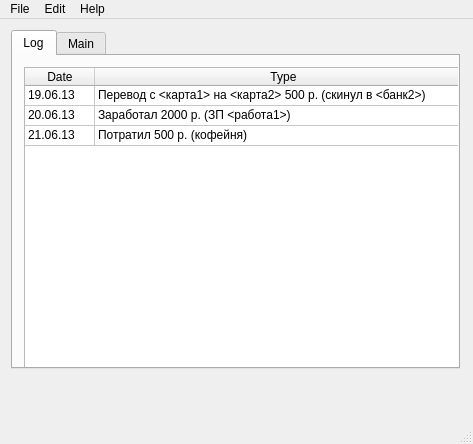
<?xml version="1.0" encoding="UTF-8"?>
<ui version="4.0">
 <class>FinanceManagerView</class>
 <widget class="QMainWindow" name="FinanceManagerView">
  <property name="geometry">
   <rect>
    <x>0</x>
    <y>0</y>
    <width>473</width>
    <height>444</height>
   </rect>
  </property>
  <property name="minimumSize">
   <size>
    <width>0</width>
    <height>0</height>
   </size>
  </property>
  <property name="maximumSize">
   <size>
    <width>16777215</width>
    <height>16777215</height>
   </size>
  </property>
  <property name="windowTitle">
   <string>Сoncierge: Finance</string>
  </property>
  <widget class="QWidget" name="centralWidget">
   <widget class="QWidget" name="verticalLayoutWidget">
    <property name="geometry">
     <rect>
      <x>0</x>
      <y>0</y>
      <width>471</width>
      <height>361</height>
     </rect>
    </property>
    <layout class="QVBoxLayout" name="mainLayout">
     <item>
      <widget class="QTabWidget" name="tabWidget">
       <property name="layoutDirection">
        <enum>Qt::LeftToRight</enum>
       </property>
       <property name="tabPosition">
        <enum>QTabWidget::North</enum>
       </property>
       <property name="currentIndex">
        <number>0</number>
       </property>
       <widget class="QWidget" name="tabLog">
        <attribute name="title">
         <string>Log</string>
        </attribute>
        <widget class="QWidget" name="verticalLayoutWidget_3">
         <property name="geometry">
          <rect>
           <x>0</x>
           <y>0</y>
           <width>471</width>
           <height>331</height>
          </rect>
         </property>
         <layout class="QVBoxLayout" name="vLayStatistic">
          <item>
           <widget class="QTableWidget" name="tableWidget">
            <property name="selectionBehavior">
             <enum>QAbstractItemView::SelectRows</enum>
            </property>
            <attribute name="horizontalHeaderDefaultSectionSize">
             <number>70</number>
            </attribute>
            <attribute name="horizontalHeaderHighlightSections">
             <bool>false</bool>
            </attribute>
            <attribute name="horizontalHeaderStretchLastSection">
             <bool>true</bool>
            </attribute>
            <attribute name="verticalHeaderVisible">
             <bool>false</bool>
            </attribute>
            <attribute name="verticalHeaderDefaultSectionSize">
             <number>20</number>
            </attribute>
            <attribute name="verticalHeaderHighlightSections">
             <bool>false</bool>
            </attribute>
            <row>
             <property name="text">
              <string>New Row</string>
             </property>
            </row>
            <row>
             <property name="text">
              <string>New Row</string>
             </property>
            </row>
            <row>
             <property name="text">
              <string>New Row</string>
             </property>
            </row>
            <column>
             <property name="text">
              <string>Date</string>
             </property>
            </column>
            <column>
             <property name="text">
              <string>Type</string>
             </property>
            </column>
            <item row="0" column="0">
             <property name="text">
              <string>19.06.13</string>
             </property>
            </item>
            <item row="0" column="1">
             <property name="text">
              <string>Перевод с &lt;карта1&gt; на &lt;карта2&gt; 500 р. (скинул в &lt;банк2&gt;)</string>
             </property>
            </item>
            <item row="1" column="0">
             <property name="text">
              <string>20.06.13</string>
             </property>
            </item>
            <item row="1" column="1">
             <property name="text">
              <string>Заработал 2000 р. (ЗП &lt;работа1&gt;)</string>
             </property>
            </item>
            <item row="2" column="0">
             <property name="text">
              <string>21.06.13</string>
             </property>
            </item>
            <item row="2" column="1">
             <property name="text">
              <string>Потратил 500 р. (кофейня)</string>
             </property>
            </item>
           </widget>
          </item>
         </layout>
        </widget>
       </widget>
       <widget class="QWidget" name="tabMian">
        <attribute name="title">
         <string>Main</string>
        </attribute>
        <widget class="QWidget" name="horizontalLayoutWidget">
         <property name="geometry">
          <rect>
           <x>10</x>
           <y>10</y>
           <width>441</width>
           <height>311</height>
          </rect>
         </property>
         <layout class="QHBoxLayout" name="horizontalLayout">
          <item>
           <widget class="QGroupBox" name="gbAccounts">
            <property name="title">
             <string>Счета</string>
            </property>
            <widget class="QWidget" name="formLayoutWidget">
             <property name="geometry">
              <rect>
               <x>10</x>
               <y>20</y>
               <width>181</width>
               <height>268</height>
              </rect>
             </property>
             <layout class="QFormLayout" name="fLayAccounts">
              <property name="fieldGrowthPolicy">
               <enum>QFormLayout::AllNonFixedFieldsGrow</enum>
              </property>
              <item row="0" column="0">
               <widget class="QLabel" name="label_3">
                <property name="text">
                 <string>Наличка</string>
                </property>
               </widget>
              </item>
              <item row="0" column="1">
               <widget class="QProgressBar" name="progressBar">
                <property name="value">
                 <number>24</number>
                </property>
                <property name="textVisible">
                 <bool>true</bool>
                </property>
                <property name="format">
                 <string notr="true">%v р.</string>
                </property>
               </widget>
              </item>
              <item row="1" column="0">
               <widget class="QLabel" name="label_2">
                <property name="text">
                 <string>Карта 1</string>
                </property>
               </widget>
              </item>
              <item row="1" column="1">
               <widget class="QProgressBar" name="progressBar_2">
                <property name="value">
                 <number>24</number>
                </property>
                <property name="format">
                 <string notr="true">%v р.</string>
                </property>
               </widget>
              </item>
              <item row="2" column="0">
               <widget class="QLabel" name="label_4">
                <property name="text">
                 <string>Карта 2</string>
                </property>
               </widget>
              </item>
              <item row="2" column="1">
               <widget class="QProgressBar" name="progressBar_3">
                <property name="value">
                 <number>24</number>
                </property>
                <property name="format">
                 <string notr="true">%v р.</string>
                </property>
               </widget>
              </item>
              <item row="3" column="0">
               <widget class="QLabel" name="label_5">
                <property name="text">
                 <string>Карта 3</string>
                </property>
               </widget>
              </item>
              <item row="3" column="1">
               <widget class="QProgressBar" name="progressBar_4">
                <property name="value">
                 <number>8</number>
                </property>
                <property name="format">
                 <string notr="true">%v р.</string>
                </property>
               </widget>
              </item>
              <item row="4" column="0">
               <widget class="QLabel" name="label_6">
                <property name="text">
                 <string>Карта 4</string>
                </property>
               </widget>
              </item>
              <item row="4" column="1">
               <widget class="QProgressBar" name="progressBar_5">
                <property name="value">
                 <number>24</number>
                </property>
                <property name="format">
                 <string notr="true">%v р.</string>
                </property>
               </widget>
              </item>
              <item row="5" column="0">
               <widget class="QLabel" name="label_7">
                <property name="text">
                 <string>Карта 5</string>
                </property>
               </widget>
              </item>
              <item row="5" column="1">
               <widget class="QProgressBar" name="progressBar_6">
                <property name="value">
                 <number>24</number>
                </property>
                <property name="format">
                 <string notr="true">%v р.</string>
                </property>
               </widget>
              </item>
              <item row="6" column="0">
               <widget class="QLabel" name="label_8">
                <property name="text">
                 <string>Вклад 1</string>
                </property>
               </widget>
              </item>
              <item row="6" column="1">
               <widget class="QProgressBar" name="progressBar_7">
                <property name="value">
                 <number>50</number>
                </property>
                <property name="format">
                 <string notr="true">%v р.</string>
                </property>
               </widget>
              </item>
              <item row="7" column="0">
               <widget class="QLabel" name="label_9">
                <property name="text">
                 <string>Вклад 2</string>
                </property>
               </widget>
              </item>
              <item row="7" column="1">
               <widget class="QProgressBar" name="progressBar_8">
                <property name="value">
                 <number>70</number>
                </property>
                <property name="format">
                 <string notr="true">%v р.</string>
                </property>
               </widget>
              </item>
              <item row="9" column="0">
               <widget class="QLabel" name="label_16">
                <property name="text">
                 <string>Итого :</string>
                </property>
               </widget>
              </item>
              <item row="9" column="1">
               <widget class="QSpinBox" name="spinBox">
                <property name="readOnly">
                 <bool>true</bool>
                </property>
                <property name="buttonSymbols">
                 <enum>QAbstractSpinBox::NoButtons</enum>
                </property>
                <property name="suffix">
                 <string> р.</string>
                </property>
                <property name="minimum">
                 <number>-100000</number>
                </property>
                <property name="maximum">
                 <number>100000</number>
                </property>
                <property name="value">
                 <number>500</number>
                </property>
               </widget>
              </item>
              <item row="8" column="0" colspan="2">
               <widget class="Line" name="line">
                <property name="orientation">
                 <enum>Qt::Horizontal</enum>
                </property>
               </widget>
              </item>
             </layout>
            </widget>
           </widget>
          </item>
          <item>
           <layout class="QVBoxLayout" name="verticalLayout">
            <item>
             <widget class="QDateEdit" name="deCurrentDate">
              <property name="font">
               <font>
                <pointsize>10</pointsize>
                <weight>75</weight>
                <bold>true</bold>
               </font>
              </property>
              <property name="frame">
               <bool>false</bool>
              </property>
              <property name="alignment">
               <set>Qt::AlignCenter</set>
              </property>
              <property name="readOnly">
               <bool>true</bool>
              </property>
              <property name="buttonSymbols">
               <enum>QAbstractSpinBox::NoButtons</enum>
              </property>
              <property name="dateTime">
               <datetime>
                <hour>0</hour>
                <minute>0</minute>
                <second>0</second>
                <year>2013</year>
                <month>5</month>
                <day>30</day>
               </datetime>
              </property>
              <property name="displayFormat">
               <string>ddd, dd MMMM yyyy года</string>
              </property>
              <property name="date">
               <date>
                <year>2013</year>
                <month>5</month>
                <day>30</day>
               </date>
              </property>
             </widget>
            </item>
            <item>
             <widget class="QPushButton" name="pbNewTransaction">
              <property name="text">
               <string>Новая транзакция</string>
              </property>
             </widget>
            </item>
            <item>
             <widget class="Line" name="line_2">
              <property name="orientation">
               <enum>Qt::Horizontal</enum>
              </property>
             </widget>
            </item>
            <item>
             <widget class="QGroupBox" name="groupBox">
              <property name="title">
               <string>Сегодня</string>
              </property>
              <widget class="QWidget" name="formLayoutWidget_3">
               <property name="geometry">
                <rect>
                 <x>0</x>
                 <y>20</y>
                 <width>209</width>
                 <height>141</height>
                </rect>
               </property>
               <layout class="QFormLayout" name="fLayToday">
                <property name="fieldGrowthPolicy">
                 <enum>QFormLayout::AllNonFixedFieldsGrow</enum>
                </property>
                <item row="0" column="0">
                 <widget class="QLabel" name="label_14">
                  <property name="text">
                   <string>Проезд :</string>
                  </property>
                 </widget>
                </item>
                <item row="0" column="1">
                 <widget class="QDoubleSpinBox" name="doubleSpinBox">
                  <property name="frame">
                   <bool>true</bool>
                  </property>
                  <property name="readOnly">
                   <bool>true</bool>
                  </property>
                  <property name="buttonSymbols">
                   <enum>QAbstractSpinBox::NoButtons</enum>
                  </property>
                  <property name="accelerated">
                   <bool>false</bool>
                  </property>
                  <property name="correctionMode">
                   <enum>QAbstractSpinBox::CorrectToPreviousValue</enum>
                  </property>
                  <property name="keyboardTracking">
                   <bool>true</bool>
                  </property>
                  <property name="suffix">
                   <string> р.</string>
                  </property>
                  <property name="minimum">
                   <double>-100000.000000000000000</double>
                  </property>
                  <property name="maximum">
                   <double>100000.000000000000000</double>
                  </property>
                  <property name="value">
                   <double>-20.000000000000000</double>
                  </property>
                 </widget>
                </item>
                <item row="1" column="0">
                 <widget class="QLabel" name="label">
                  <property name="text">
                   <string>ЗП:</string>
                  </property>
                 </widget>
                </item>
                <item row="1" column="1">
                 <widget class="QDoubleSpinBox" name="doubleSpinBox_2">
                  <property name="frame">
                   <bool>true</bool>
                  </property>
                  <property name="readOnly">
                   <bool>true</bool>
                  </property>
                  <property name="buttonSymbols">
                   <enum>QAbstractSpinBox::NoButtons</enum>
                  </property>
                  <property name="accelerated">
                   <bool>false</bool>
                  </property>
                  <property name="correctionMode">
                   <enum>QAbstractSpinBox::CorrectToPreviousValue</enum>
                  </property>
                  <property name="keyboardTracking">
                   <bool>true</bool>
                  </property>
                  <property name="suffix">
                   <string> р.</string>
                  </property>
                  <property name="minimum">
                   <double>-100000.000000000000000</double>
                  </property>
                  <property name="maximum">
                   <double>100000.000000000000000</double>
                  </property>
                  <property name="value">
                   <double>-20.000000000000000</double>
                  </property>
                 </widget>
                </item>
               </layout>
              </widget>
             </widget>
            </item>
            <item>
             <widget class="Line" name="line_3">
              <property name="orientation">
               <enum>Qt::Horizontal</enum>
              </property>
             </widget>
            </item>
           </layout>
          </item>
         </layout>
        </widget>
       </widget>
      </widget>
     </item>
    </layout>
   </widget>
  </widget>
  <widget class="QMenuBar" name="menuBar">
   <property name="geometry">
    <rect>
     <x>0</x>
     <y>0</y>
     <width>473</width>
     <height>25</height>
    </rect>
   </property>
   <widget class="QMenu" name="menuFile">
    <property name="title">
     <string>File</string>
    </property>
    <addaction name="actionOpen"/>
    <addaction name="actionSave"/>
    <addaction name="actionSave_as"/>
    <addaction name="separator"/>
    <addaction name="actionExit"/>
   </widget>
   <widget class="QMenu" name="menuEdit">
    <property name="title">
     <string>Edit</string>
    </property>
    <addaction name="actionHistory"/>
   </widget>
   <widget class="QMenu" name="menuHelp">
    <property name="title">
     <string>Help</string>
    </property>
    <addaction name="actionAbout"/>
   </widget>
   <addaction name="menuFile"/>
   <addaction name="menuEdit"/>
   <addaction name="menuHelp"/>
  </widget>
  <widget class="QStatusBar" name="statusBar"/>
  <action name="actionExit">
   <property name="text">
    <string>Exit</string>
   </property>
  </action>
  <action name="actionOpen">
   <property name="text">
    <string>Open...</string>
   </property>
  </action>
  <action name="actionSave">
   <property name="text">
    <string>Save...</string>
   </property>
  </action>
  <action name="actionSave_as">
   <property name="text">
    <string>Save as...</string>
   </property>
  </action>
  <action name="actionHistory">
   <property name="text">
    <string>History</string>
   </property>
  </action>
  <action name="actionAbout">
   <property name="text">
    <string>About</string>
   </property>
  </action>
 </widget>
 <layoutdefault spacing="6" margin="11"/>
 <resources/>
 <connections/>
</ui>
